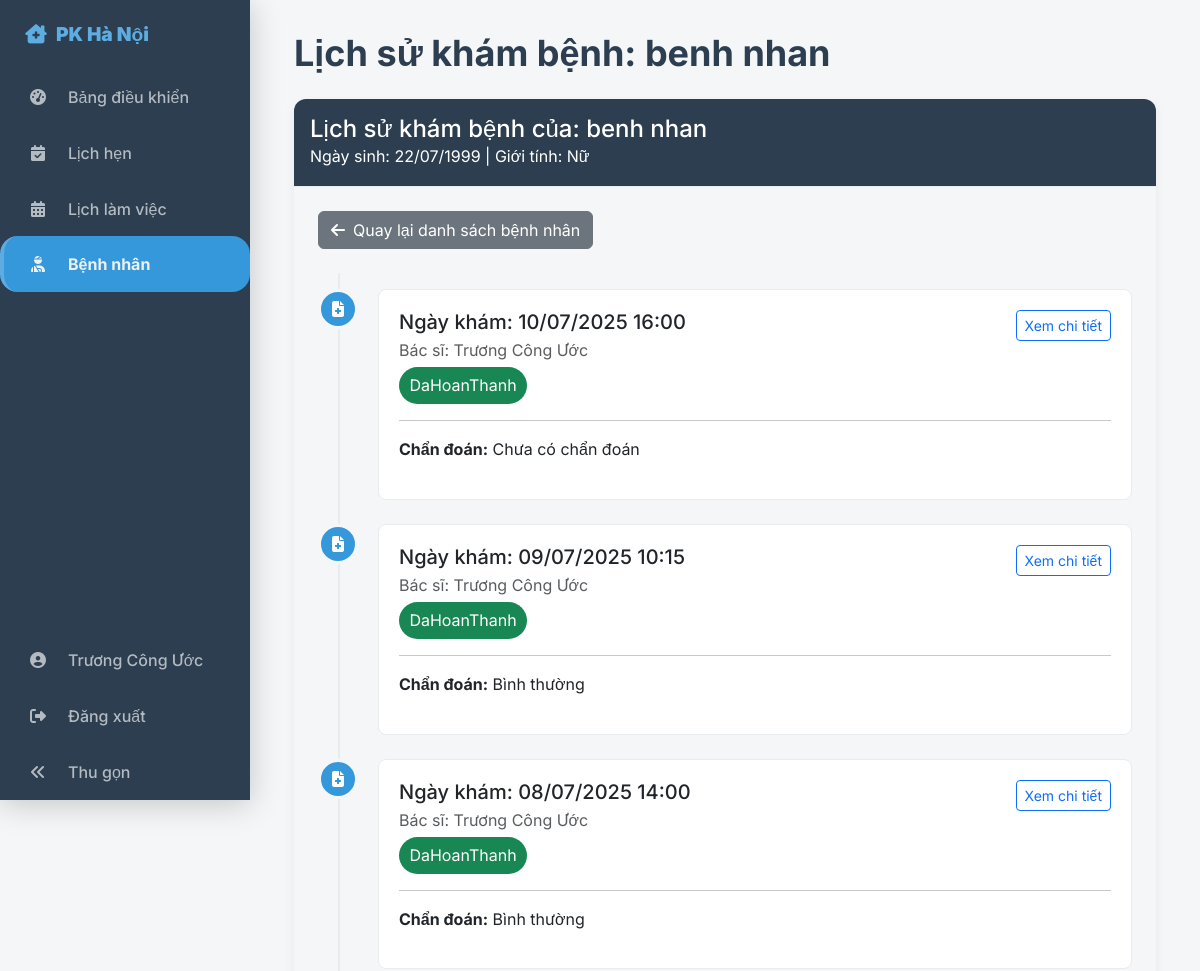
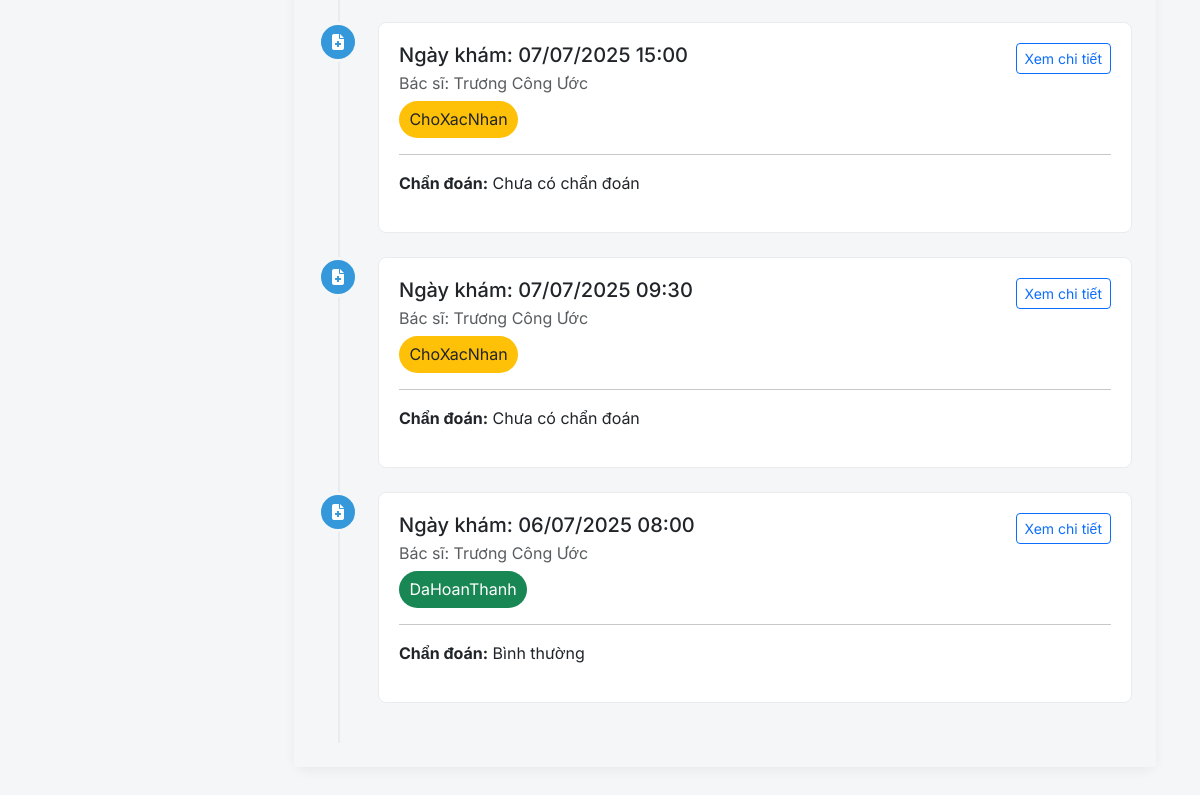
The page /doctor/patients/2/history (signed in) on the database its author committed (2 pictures, top to bottom).
### tables this page shows
CREATE TABLE `benhnhan` (
  `BenhNhanID` int(11) NOT NULL,
  `UserID` int(11) DEFAULT NULL,
  `HoTen` varchar(100) NOT NULL,
  `NgaySinh` date DEFAULT NULL,
  `GioiTinh` enum('Nam','Nữ','Khác') DEFAULT NULL,
  `SoDienThoai` varchar(15) NOT NULL,
  `DiaChi` varchar(255) DEFAULT NULL,
  `NgayTaoHoSo` datetime DEFAULT current_timestamp()
);

CREATE TABLE `lichkham` (
  `LichKhamID` int(11) NOT NULL,
  `BacSiID` int(11) NOT NULL,
  `BenhNhanID` int(11) NOT NULL,
  `ThoiGianKham` datetime NOT NULL,
  `TrangThai` enum('ChoXacNhan','DaXacNhan','DaHoanThanh','DaHuy') NOT NULL DEFAULT 'ChoXacNhan',
  `LyDoKham` text DEFAULT NULL,
  `GhiChuCuaBacSi` text DEFAULT NULL,
  `NgayDatLich` datetime DEFAULT current_timestamp(),
  `TrieuChung` text DEFAULT NULL,
  `ChuanDoan` text DEFAULT NULL,
  `PhacDoDieuTri` text DEFAULT NULL,
  `LoiDanKeDon` text DEFAULT NULL,
  `NgayTaiKham` date DEFAULT NULL
);

CREATE TABLE `nguoidung` (
  `UserID` int(11) NOT NULL,
  `HoTen` varchar(100) NOT NULL,
  `Email` varchar(100) NOT NULL,
  `MatKhau` varchar(255) NOT NULL,
  `SoDienThoai` varchar(15) DEFAULT NULL,
  `VaiTro` enum('BacSi','BenhNhan','QuanTri') NOT NULL DEFAULT 'BenhNhan',
  `NgayTao` datetime DEFAULT current_timestamp(),
  `HoatDong` tinyint(1) DEFAULT 1
);

### app/Controllers/PatientController.php (called while the page is built, shortened)
<?php
class PatientController extends BaseController
{
    public function showHistoryForDoctor(int $patientId)
    {
        $patientModel = new Patient();
        $patient = $patientModel->find($patientId);
        $appointmentModel = new Appointment();
        $appointments = $appointmentModel->findAllByPatientIdWithDoctor($patientId);
        $this->render('doctors/history', [
            'title' => 'Lịch sử khám bệnh',
            'patient' => $patient,
            'appointments' => $appointments
        ], 'doctor_layout');
    }
}

### core/Router.php (called while the page is built, shortened)
<?php
class Router
{
    protected array $routes = [
        'GET' => [],
        'POST' => []
    ];
    public function dispatch(string $uri, string $requestMethod)
    {
        foreach ($this->routes[$requestMethod] as $route => $action) {
            if (preg_match($route, $uri, $matches)) {
                [$controller, $method] = explode('@', $action);
                $controller = "App\\Controllers\\{$controller}";
                $params = array_filter($matches, 'is_string', ARRAY_FILTER_USE_KEY);
                return $this->callAction($controller, $method, $params);
            }
        }
        throw new Exception("Không tìm thấy route cho URI: {$uri}");
    }
    protected function callAction(string $controller, string $method, array $params = []): mixed
    {
        $controllerInstance = new $controller();
        return $controllerInstance->$method(...array_values($params));
    }
    private function addRoute(string $method, string $uri, string $action): void
    {
        $uri = preg_replace('/\{([a-zA-Z0-9_]+)\}/', '(?P<$1>[^/]+)', $uri);
        $uri = '#^' . $uri . '$#';
        $this->routes[$method][$uri] = $action;
    }
}

### public/index.php (called while the page is built, shortened)
<?php
try {
    Router::load(__DIR__ . '/../routes.php')
          ->dispatch(Request::uri(), Request::method());
} catch (Exception $e) {
    echo '<h1>Lỗi</h1>';
    echo '<p>' . $e->getMessage() . '</p>';
}

### config/database.php (called while the page is built)
<?php
return [
    'host' => '127.0.0.1',
    'name' => 'doan1',
    'user' => 'root',
    'pass' => '',
    'port' => 3306,
    'charset' => 'utf8mb4'
];

### core/Database.php (called while the page is built, shortened)
<?php
class Database
{
    private static ?Database $instance = null;
    public PDO $pdo;
    private function __construct()
    {
        $config = require_once __DIR__ . '/../config/database.php';
        $dsn = "mysql:host={$config['host']};port={$config['port']};dbname={$config['name']};charset={$config['charset']}";
        $options = [
            PDO::ATTR_ERRMODE            => PDO::ERRMODE_EXCEPTION,
            PDO::ATTR_DEFAULT_FETCH_MODE => PDO::FETCH_ASSOC,
            PDO::ATTR_EMULATE_PREPARES   => false,
        ];
        try {
            $this->pdo = new PDO($dsn, $config['user'], $config['pass'], $options);
        } catch (PDOException $e) {
            die('Lỗi kết nối Cơ sở dữ liệu: ' . $e->getMessage());
        }
    }
    public static function getInstance(): Database
    {
        if (self::$instance === null) {
            self::$instance = new self();
        }
        return self::$instance;
    }
    public function getConnection(): PDO
    {
        return $this->pdo;
    }
}

### app/Models/BaseModel.php (called while the page is built, shortened)
<?php
abstract class BaseModel
{
    protected PDO $pdo;
    protected string $table;
    protected string $primaryKey = 'id';
    public function __construct()
    {
        $this->pdo = Database::getInstance()->getConnection();
    }
    public function find(int $id): array|false
    {
        $stmt = $this->query("SELECT * FROM {$this->table} WHERE {$this->primaryKey} = ?", [$id]);
        return $stmt->fetch(PDO::FETCH_ASSOC);
    }
    protected function query(string $sql, array $params = []): PDOStatement|false
    {
        $stmt = $this->pdo->prepare($sql);
        $stmt->execute($params);
        return $stmt;
    }
}

### app/Models/Appointment.php (called while the page is built, shortened)
<?php
class Appointment extends BaseModel
{
    protected string $table = 'lichkham';
    public function findAllByPatientIdWithDoctor(int $patientId): array
    {
        $sql = "SELECT
                    lk.*,
                    u.HoTen AS TenBacSi
                FROM {$this->table} AS lk
                JOIN bacsi AS bs ON lk.BacSiID = bs.BacSiID
                JOIN nguoidung AS u ON bs.UserID = u.UserID
                WHERE lk.BenhNhanID = ?
                ORDER BY lk.ThoiGianKham DESC";
        $stmt = $this->query($sql, [$patientId]);
        return $stmt->fetchAll(\PDO::FETCH_ASSOC);
    }
}

### app/Views/doctors/history.php (the view, shortened to what this page needs)
<?php
$title = 'Lịch sử khám bệnh: ' . htmlspecialchars($patient['HoTen']);
function get_status_badge_class($status) {
    return match ($status) {
        'DaXacNhan' => 'bg-primary',
        'DaHoanThanh' => 'bg-success',
        'DaHuy' => 'bg-danger',
        'ChoXacNhan' => 'bg-warning text-dark',
        default => 'bg-secondary',
    };
}
?>
<div class="card history-card">
    <div class="card-header patient-info-header p-3">
        <h4 class="mb-0">Lịch sử khám bệnh của: <?= htmlspecialchars($patient['HoTen']) ?></h4>
        <span class="small">Ngày sinh: <?= date('d/m/Y', strtotime($patient['NgaySinh'])) ?> | Giới tính: <?= htmlspecialchars($patient['GioiTinh']) ?></span>
    </div>
    <div class="card-body p-4" style="background-color: var(--background);">
        <a href="/doctor/patients" class="btn btn-secondary mb-4"><i class="fas fa-arrow-left me-2"></i>Quay lại danh sách bệnh nhân</a>
        <div class="timeline">
            <?php if (empty($appointments)): ?>
                <p class="text-center text-muted">Bệnh nhân này chưa có lịch sử khám bệnh.</p>
            <?php else: ?>
                <?php foreach ($appointments as $apt): ?>
                    <div class="timeline-item">
                        <div class="timeline-icon">
                            <i class="fas fa-file-medical"></i>
                        </div>
                        <div class="timeline-content">
                            <div class="d-flex justify-content-between align-items-start">
                                <div>
                                    <h5 class="mb-1">Ngày khám: <?= date('d/m/Y H:i', strtotime($apt['ThoiGianKham'])) ?></h5>
                                    <p class="mb-1 text-muted">Bác sĩ: <?= htmlspecialchars($apt['TenBacSi']) ?></p>
                                    <span class="badge rounded-pill <?= get_status_badge_class($apt['TrangThai']) ?>"><?= htmlspecialchars($apt['TrangThai']) ?></span>
                                </div>
                                <a href="/appointments/<?= $apt['LichKhamID'] ?>" class="btn btn-sm btn-outline-primary">Xem chi tiết</a>
                            </div>
                            <hr>
                            <p><strong>Chẩn đoán:</strong> <?= htmlspecialchars($apt['ChuanDoan'] ?: 'Chưa có chẩn đoán') ?></p>
                        </div>
                    </div>
                <?php endforeach; ?>
            <?php endif; ?>
        </div>
    </div>
</div>

### app/Views/layouts/doctor_layout.php (shortened to what this page needs)
<!DOCTYPE html>
<html lang="vi">
<head>
    <link href="https://cdn.jsdelivr.net/npm/bootstrap@5.3.2/dist/css/bootstrap.min.css" rel="stylesheet">
    <link rel="stylesheet" href="https://cdnjs.cloudflare.com/ajax/libs/font-awesome/6.4.0/css/all.min.css">
    <link rel="stylesheet" href="/css/doctor_style.css">
</head>
<body>
    <div class="d-flex" id="wrapper">
        <div class="d-flex flex-column" id="sidebar-wrapper">
            <div>
                <div class="sidebar-heading">
                    <a href="/doctor/dashboard" class="text-decoration-none">
                        <i class="fas fa-clinic-medical fa-fw"></i><span class="sidebar-text ms-2"><strong>PK Hà Nội</strong></span>
                    </a>
                </div>
                <div class="list-group list-group-flush">
                    <?php $current_uri = $_SERVER['REQUEST_URI']; ?>
                    <a href="/doctor/dashboard" class="list-group-item list-group-item-action <?= (str_starts_with($current_uri, '/doctor/dashboard')) ? 'active' : '' ?>"><i class="fas fa-tachometer-alt fa-fw"></i><span class="sidebar-text ms-2">Bảng điều khiển</span></a>
                    <a href="/doctor/appointments" class="list-group-item list-group-item-action <?= (str_starts_with($current_uri, '/doctor/appointments')) ? 'active' : '' ?>"><i class="fas fa-calendar-check fa-fw"></i><span class="sidebar-text ms-2">Lịch hẹn</span></a>
                    <a href="/doctor/schedule" class="list-group-item list-group-item-action <?= (str_starts_with($current_uri, '/doctor/schedule')) ? 'active' : '' ?>"><i class="fas fa-calendar-alt fa-fw"></i><span class="sidebar-text ms-2">Lịch làm việc</span></a>
                    <a href="/doctor/patients" class="list-group-item list-group-item-action <?= (str_starts_with($current_uri, '/doctor/patients')) ? 'active' : '' ?>"><i class="fas fa-user-injured fa-fw"></i><span class="sidebar-text ms-2">Bệnh nhân</span></a>
                </div>
            </div>
            <div class="mt-auto sidebar-user-info">
                <div class="list-group list-group-flush">
                    <a href="/doctor/profile" class="list-group-item list-group-item-action <?= (str_starts_with($current_uri, '/doctor/profile')) ? 'active' : '' ?>">
                        <i class="fas fa-user-circle fa-fw"></i><span class="sidebar-text ms-2"><?= htmlspecialchars($_SESSION['user']['HoTen'] ?? 'Bác sĩ') ?></span>
                    </a>
                    <a href="/logout" class="list-group-item list-group-item-action logout-link">
                        <i class="fas fa-sign-out-alt fa-fw"></i><span class="sidebar-text ms-2">Đăng xuất</span>
                    </a>
                    <a href="#" id="sidebarToggle" class="list-group-item list-group-item-action text-center toggle-button">
                        <i class="fas fa-angle-double-left fa-fw"></i><span class="sidebar-text ms-2">Thu gọn</span>
                    </a>
                </div>
            </div>
        </div>
        <div id="page-content-wrapper">
            <main class="container-fluid">
                <h1 class="h2 mb-4"><?= htmlspecialchars($title ?? '') ?></h1>
                <?= $content ?? '' ?>
            </main>
        </div>
    </div>
</body>
</html>

### public/css/doctor_style.css (style rules this page uses)
:root { --primary: #2C3E50; --accent1: #3498DB; --accent2: #5DADE2; --background: #F4F6F7; --error: #E74C3C; --text-light: #ECF0F1; --text-dark: #34495E; }
body { overflow-x: hidden; background-color: var(--background); font-family: 'Inter', sans-serif; color: var(--text-dark); margin: 0; }
#wrapper { display: flex; position: relative; }
#sidebar-wrapper { min-height: 100vh; width: 250px; background-color: var(--primary); box-shadow: 0 4px 30px rgba(0, 0, 0, 0.2); overflow-x: hidden; position: fixed; top: 0; left: 0; z-index: 1000; transition: width 0.25s ease-out; }
#page-content-wrapper { flex-grow: 1; width: calc(100% - 250px); padding: 2rem; margin-left: 250px; transition: margin-left 0.25s ease-out; }
#sidebar-wrapper .sidebar-heading { padding: 1.25rem 1.5rem; font-size: 1.2rem; font-weight: 700; white-space: nowrap; transition: padding 0.25s ease-out; }
#sidebar-wrapper .sidebar-heading a { color: var(--accent2); text-decoration: none; }
#sidebar-wrapper .list-group-item { display: flex; align-items: center; gap: 12px; background-color: transparent; border: none; color: rgba(236, 240, 241, 0.7); font-weight: 500; padding: 1rem 1.5rem; border-radius: 5px; border-left: 4px solid transparent; transition: all 0.3s ease; white-space: nowrap; }
#sidebar-wrapper .list-group-item.active { background-color: var(--accent1); color: var(--text-light); font-weight: 700; border-left-color: var(--accent2); border-radius: 18px; }
.sidebar-text { display: inline-block; opacity: 1; visibility: visible; transition: opacity 0.2s ease, visibility 0.2s ease, display 0.2s; }
.toggle-button { background-color: rgba(255, 255, 255, 0.05); cursor: pointer; border: none; color: #FFFFFF; transition: background-color 0.2s; }
#page-content-wrapper h1, #page-content-wrapper h2, #page-content-wrapper h3 { font-weight: 700; color: var(--primary); }
#page-content-wrapper h1 { font-size: 36px; }
#page-content-wrapper p, #page-content-wrapper div, #page-content-wrapper span, #page-content-wrapper td, #page-content-wrapper li { font-weight: 400; font-size: 16px; line-height: 1.6; }
.card { border: none; border-radius: 12px; box-shadow: 0 4px 12px rgba(0, 0, 0, 0.05); transition: transform 0.2s ease-in-out, box-shadow 0.2s ease-in-out; background-color: #fff; }
.card-header { background-color: #fff; border-bottom: 1px solid #e9ecef; border-radius: 12px 12px 0 0 !important; padding: 1rem 1.25rem; }

### app/Views/doctors/history.php (style rules this page uses)
.history-card { border: none; border-radius: 12px; box-shadow: 0 4px 12px rgba(0, 0, 0, 0.05); }
.patient-info-header { background-color: var(--primary); color: white; border-radius: 12px 12px 0 0; }
.timeline { position: relative; padding: 1rem 0; }
.timeline::before { content: ''; position: absolute; left: 20px; top: 0; bottom: 0; width: 2px; background: #e9ecef; }
.timeline-item { position: relative; margin-bottom: 1.5rem; }
.timeline-icon { position: absolute; left: 0; top: 0; width: 40px; height: 40px; border-radius: 50%; background-color: var(--accent1); color: white; display: flex; align-items: center; justify-content: center; border: 3px solid var(--background); }
.timeline-content { margin-left: 60px; background-color: #fff; padding: 1.25rem; border-radius: 8px; border: 1px solid #e9ecef; }

### rows shown on the page
benhnhan: HoTen "Lịch sử khám bệnh: benh nhan", HoTen "benh nhan", NgaySinh "22/07/1999", GioiTinh "Nữ"
lichkham: ThoiGianKham "10/07/2025 16:00", nguoidung.HoTen "Trương Công Ước", TrangThai "DaHoanThanh", ChuanDoan "Chưa có chẩn đoán"
lichkham: ThoiGianKham "09/07/2025 10:15", nguoidung.HoTen "Trương Công Ước", TrangThai "DaHoanThanh", ChuanDoan "Bình thường"
lichkham: ThoiGianKham "08/07/2025 14:00", nguoidung.HoTen "Trương Công Ước", TrangThai "DaHoanThanh", ChuanDoan "Bình thường"
lichkham: ThoiGianKham "07/07/2025 15:00", nguoidung.HoTen "Trương Công Ước", TrangThai "ChoXacNhan", ChuanDoan "Chưa có chẩn đoán"
lichkham: ThoiGianKham "07/07/2025 09:30", nguoidung.HoTen "Trương Công Ước", TrangThai "ChoXacNhan", ChuanDoan "Chưa có chẩn đoán"
lichkham: ThoiGianKham "06/07/2025 08:00", nguoidung.HoTen "Trương Công Ước", TrangThai "DaHoanThanh", ChuanDoan "Bình thường"

### other values the page prints
$_SESSION['user']['HoTen'] "Trương Công Ước"
